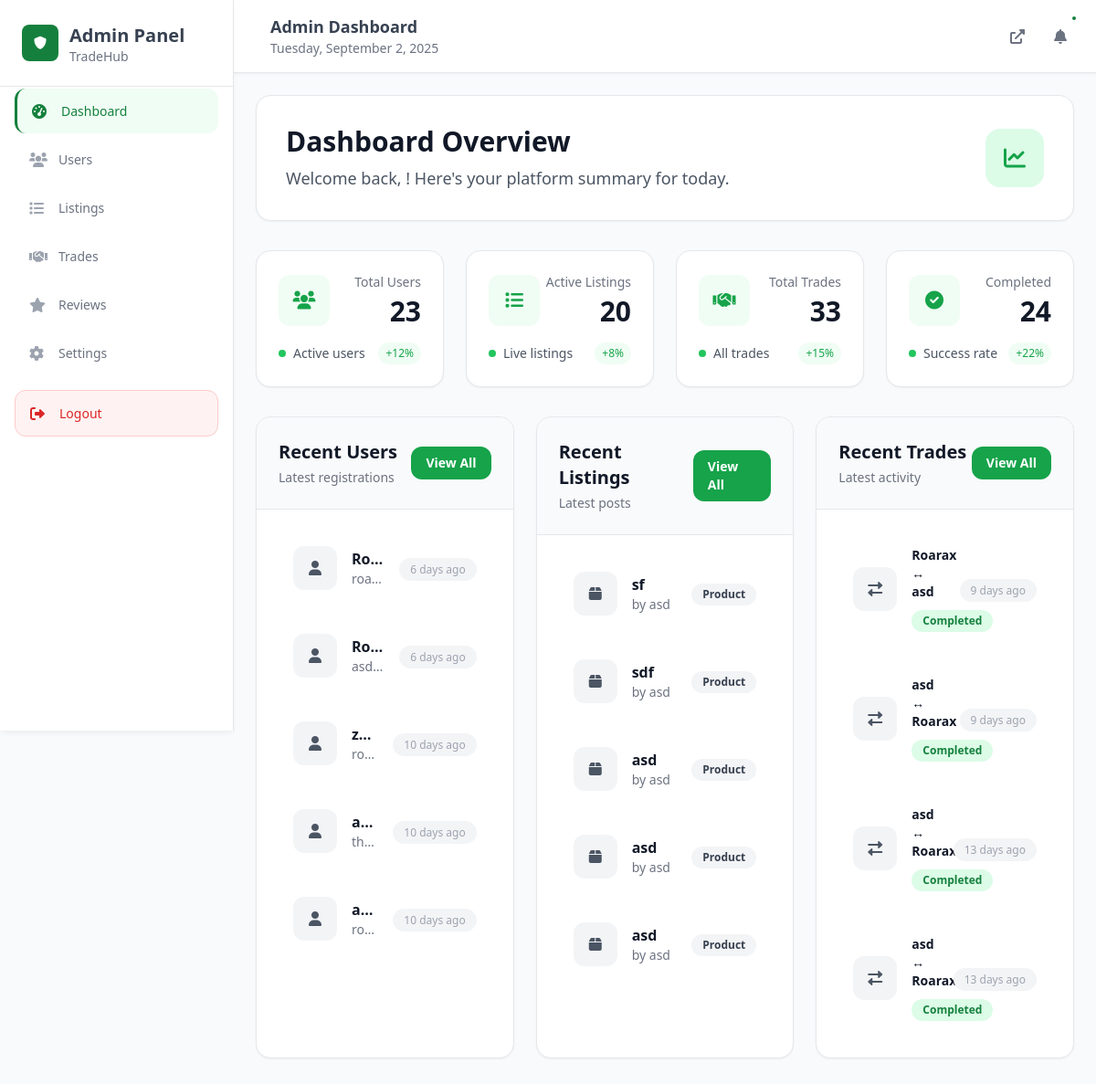
/Admin/dashboard.php, run on the app's committed database.
### tables this page shows
CREATE TABLE `site_settings` (
  `id` int(11) NOT NULL,
  `setting_key` varchar(100) NOT NULL,
  `setting_value` text DEFAULT NULL,
  `created_at` timestamp NOT NULL DEFAULT current_timestamp(),
  `updated_at` timestamp NOT NULL DEFAULT current_timestamp() ON UPDATE current_timestamp()
);

CREATE TABLE `users` (
  `id` int(11) NOT NULL,
  `full_name` varchar(255) NOT NULL,
  `email` varchar(255) NOT NULL,
  `password` varchar(255) NOT NULL,
  `phone` varchar(20) DEFAULT NULL,
  `location` varchar(255) DEFAULT NULL,
  `bio` text DEFAULT NULL,
  `avatar_url` varchar(500) DEFAULT NULL,
  `status` enum('active','inactive','suspended') DEFAULT 'active',
  `email_verified` tinyint(1) DEFAULT 0,
  `created_at` timestamp NOT NULL DEFAULT current_timestamp(),
  `updated_at` timestamp NOT NULL DEFAULT current_timestamp() ON UPDATE current_timestamp(),
  `role` varchar(20) NOT NULL DEFAULT 'user',
  `last_seen` timestamp NULL DEFAULT NULL
);

CREATE TABLE `listings` (
  `id` int(11) NOT NULL,
  `user_id` int(11) NOT NULL,
  `title` varchar(255) NOT NULL,
  `description` text NOT NULL,
  `type` enum('product','service') NOT NULL,
  `category` varchar(100) NOT NULL,
  `image_url` varchar(500) DEFAULT NULL,
  `looking_for` longtext DEFAULT NULL CHECK (json_valid(`looking_for`)),
  `status` enum('active','inactive','deleted') DEFAULT 'active',
  `views` int(11) DEFAULT 0,
  `created_at` timestamp NOT NULL DEFAULT current_timestamp(),
  `updated_at` timestamp NOT NULL DEFAULT current_timestamp() ON UPDATE current_timestamp()
);

CREATE TABLE `trades` (
  `id` int(11) NOT NULL,
  `requester_id` int(11) NOT NULL,
  `owner_id` int(11) NOT NULL,
  `offered_item_id` int(11) NOT NULL,
  `requested_item_id` int(11) NOT NULL,
  `status` enum('pending','accepted','declined','completed','cancelled') DEFAULT 'pending',
  `trade_method` enum('company_inspection','meetup','secure_location') DEFAULT NULL,
  `message` text DEFAULT NULL,
  `created_at` timestamp NOT NULL DEFAULT current_timestamp(),
  `updated_at` timestamp NOT NULL DEFAULT current_timestamp() ON UPDATE current_timestamp(),
  `requester_completed` tinyint(1) DEFAULT 0,
  `owner_completed` tinyint(1) DEFAULT 0
);

### Admin/dashboard.php (the view, shortened to what the rows shown need)
<?php
require_once '../config/config.php';
$conn = getDBConnection();
$query = "SELECT * FROM users ORDER BY created_at DESC LIMIT 5";
$stmt = $conn->prepare($query);
$stmt->execute();
$result = $stmt->get_result();
$recent_users = $result->fetch_all(MYSQLI_ASSOC);
$query = "SELECT l.*, u.full_name as user_name FROM listings l JOIN users u ON l.user_id = u.id ORDER BY l.created_at DESC LIMIT 5";
$stmt = $conn->prepare($query);
$stmt->execute();
$result = $stmt->get_result();
$recent_listings = $result->fetch_all(MYSQLI_ASSOC);
$query = "SELECT t.*, u1.full_name as requester_name, u2.full_name as owner_name
          FROM trades t
          JOIN users u1 ON t.requester_id = u1.id
          JOIN users u2 ON t.owner_id = u2.id
          ORDER BY t.created_at DESC LIMIT 4";
$stmt = $conn->prepare($query);
$stmt->execute();
$result = $stmt->get_result();
$recent_trades = $result->fetch_all(MYSQLI_ASSOC);
include 'includes/header.php';
?>
<div class="p-6 min-h-screen">
    <div class="mb-8">
        <div class="bg-white rounded-2xl border border-gray-200 p-8 shadow-sm">
            <div class="flex items-center justify-between">
                <div>
                    <h1 class="text-3xl font-bold text-gray-900 mb-2">
                        Dashboard Overview
                    </h1>
                </div>
            </div>
        </div>
    </div>
    <div class="grid lg:grid-cols-3 gap-6">
        <div class="bg-white rounded-2xl border border-gray-200 shadow-sm overflow-hidden">
            <div class="bg-gray-50 border-b border-gray-200 p-6">
                <div class="flex items-center justify-between">
                    <div>
                        <h2 class="text-xl font-bold text-gray-900">Recent Users</h2>
                    </div>
                </div>
            </div>
            <div class="p-6">
                <div class="space-y-4">
                    <?php foreach ($recent_users as $user): ?>
                        <div class="flex items-center space-x-4 p-4 rounded-xl hover:bg-gray-50 transition-all duration-200 group">
                            <div class="w-12 h-12 bg-gray-100 rounded-xl flex items-center justify-center group-hover:bg-green-50 transition-colors duration-200">
                                <i class="fas fa-user text-gray-600 group-hover:text-green-600"></i>
                            </div>
                            <div class="flex-1 min-w-0">
                                <p class="font-semibold text-gray-900 truncate"><?php echo htmlspecialchars($user['full_name']); ?></p>
                                <p class="text-sm text-gray-500 truncate"><?php echo htmlspecialchars($user['email']); ?></p>
                            </div>
                            <div class="text-right">
                                <span class="text-xs text-gray-400 bg-gray-100 px-3 py-1 rounded-full font-medium">
                                    <?php echo formatTimeAgo($user['created_at']); ?>
                                </span>
                            </div>
                        </div>
                    <?php endforeach; ?>
                </div>
            </div>
        </div>
        <div class="bg-white rounded-2xl border border-gray-200 shadow-sm overflow-hidden">
            <div class="bg-gray-50 border-b border-gray-200 p-6">
                <div class="flex items-center justify-between">
                    <div>
                        <h2 class="text-xl font-bold text-gray-900">Recent Listings</h2>
                    </div>
                </div>
            </div>
            <div class="p-6">
                <div class="space-y-4">
                    <?php foreach ($recent_listings as $listing): ?>
                        <div class="flex items-center space-x-4 p-4 rounded-xl hover:bg-gray-50 transition-all duration-200 group">
                            <div class="w-12 h-12 bg-gray-100 rounded-xl flex items-center justify-center group-hover:bg-green-50 transition-colors duration-200">
                                <i class="fas fa-<?php echo $listing['type'] === 'product' ? 'box' : 'tools'; ?> text-gray-600 group-hover:text-green-600"></i>
                            </div>
                            <div class="flex-1 min-w-0">
                                <p class="font-semibold text-gray-900 truncate"><?php echo htmlspecialchars($listing['title']); ?></p>
                                <p class="text-sm text-gray-500">by <?php echo htmlspecialchars($listing['user_name']); ?></p>
                            </div>
                            <div class="text-right">
                                <span class="inline-block px-3 py-1 text-xs font-semibold bg-gray-100 text-gray-700 rounded-full">
                                    <?php echo ucfirst($listing['type']); ?>
                                </span>
                            </div>
                        </div>
                    <?php endforeach; ?>
                </div>
            </div>
        </div>
        <div class="bg-white rounded-2xl border border-gray-200 shadow-sm overflow-hidden">
            <div class="bg-gray-50 border-b border-gray-200 p-6">
                <div class="flex items-center justify-between">
                    <div>
                        <h2 class="text-xl font-bold text-gray-900">Recent Trades</h2>
                    </div>
                </div>
            </div>
            <div class="p-6">
                <div class="space-y-4">
                    <?php foreach ($recent_trades as $trade): ?>
                        <div class="flex items-center space-x-4 p-4 rounded-xl hover:bg-gray-50 transition-all duration-200 group">
                            <div class="w-12 h-12 bg-gray-100 rounded-xl flex items-center justify-center group-hover:bg-green-50 transition-colors duration-200">
                                <i class="fas fa-exchange-alt text-gray-600 group-hover:text-green-600"></i>
                            </div>
                            <div class="flex-1 min-w-0">
                                <p class="font-semibold text-gray-900 text-sm mb-2">
                                    <?php echo htmlspecialchars($trade['requester_name']); ?> ↔ <?php echo htmlspecialchars($trade['owner_name']); ?>
                                </p>
                                <span class="inline-block px-3 py-1 text-xs font-semibold rounded-full <?php
                                    switch($trade['status']) {
                                        case 'completed': echo 'bg-green-100 text-green-700'; break;
                                    }
                                ?>">
                                    <?php echo ucfirst($trade['status']); ?>
                                </span>
                            </div>
                            <div class="text-right">
                                <span class="text-xs text-gray-400 bg-gray-100 px-3 py-1 rounded-full font-medium">
                                    <?php echo formatTimeAgo($trade['created_at']); ?>
                                </span>
                            </div>
                        </div>
                    <?php endforeach; ?>
                </div>
            </div>
        </div>
    </div>
</div>
<?php include 'includes/footer.php'; ?>

### includes/Name.php
<?php
require_once '../config/config.php';
$conn = getDBConnection();
$query = "SELECT setting_value FROM site_settings WHERE setting_key = 'site_name' LIMIT 1";
$result = $conn->query($query);
if ($result && $row = $result->fetch_assoc()) {
    echo htmlspecialchars($row['setting_value']);
}
?>

### data on the page
site_settings: setting_value "TradeHub"
users: full_name "Ro…", email "roa…", created_at "6 days ago"
users: full_name "Ro…", email "asd…", created_at "6 days ago"
users: full_name "z…", email "ro…", created_at "10 days ago"
users: full_name "a…", email "th…", created_at "10 days ago"
users: full_name "a…", email "ro…", created_at "10 days ago"
listings: title "sf", user.full_name "asd", type "Product"
listings: title "sdf", user.full_name "asd", type "Product"
listings: title "asd", user.full_name "asd", type "Product"
listings: title "asd", user.full_name "asd", type "Product"
listings: title "asd", user.full_name "asd", type "Product"
trades: requester.full_name "Roarax", owner.full_name "asd", status "Completed", created_at "9 days ago"
trades: requester.full_name "asd", owner.full_name "Roarax", status "Completed", created_at "9 days ago"
trades: requester.full_name "asd", owner.full_name "Roarax", status "Completed", created_at "13 days ago"
trades: requester.full_name "asd", owner.full_name "Roarax", status "Completed", created_at "13 days ago"

### other printed values
$page_title "Admin Dashboard"
$stats['total_users'] "23"
$stats['total_listings'] "20"
$stats['total_trades'] "33"
$stats['completed_trades'] "24"
